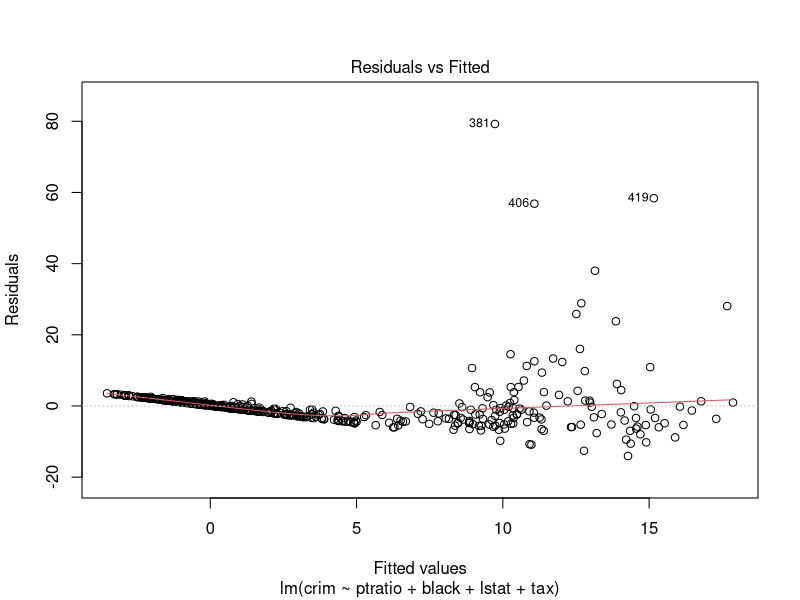
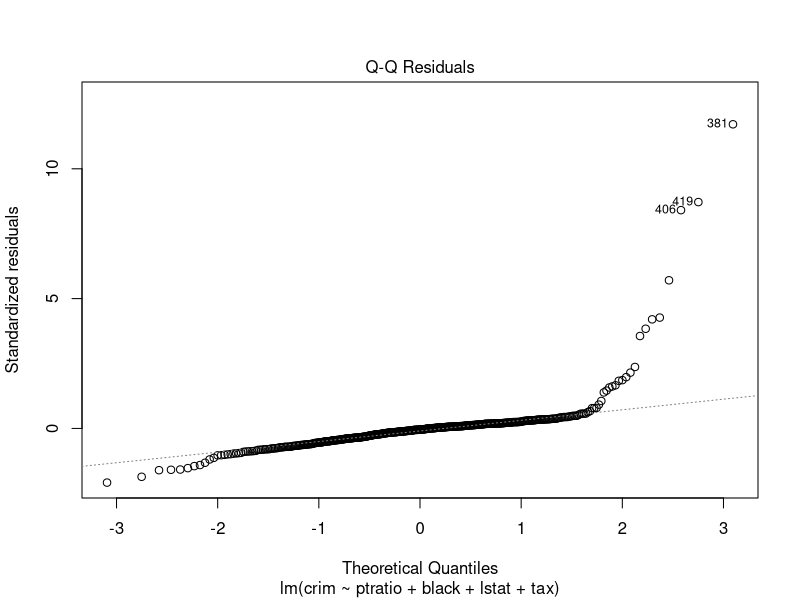
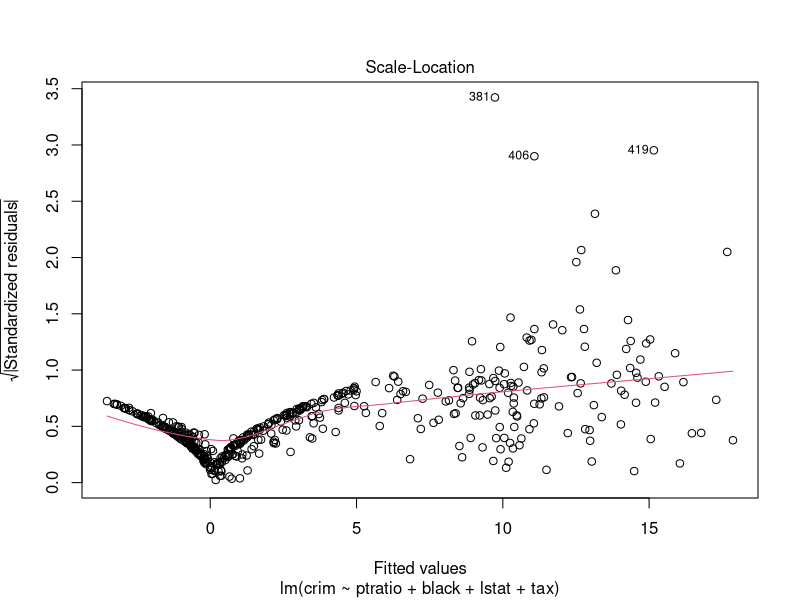
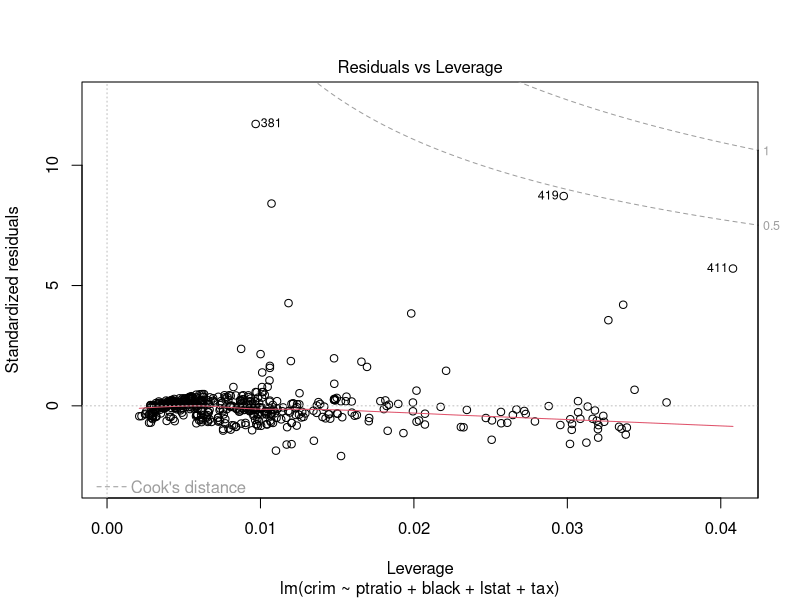

R code for these plots, in order: (Note: this script raises an error after producing the figures.)
library(MASS)
data <- Boston
View(data)
tmp = is.na(data)  #find the NA in the data
ruleout = apply(tmp, 1, any)  # create the function of the col to rule out the NA
data = data[!ruleout, ]  # save the data wothout NA (col)

View(data)
# medv:自有住宅比, crim:犯罪率, zn:住宅區比, indus:工業區比, chas:是否靠河
# NOX:氮氧化物濃度, rm:住宅平均客房数, age:住戶自用比, tax:稅金
# partio: 師生比, lstat: 低收入戶, black:黑人比例 

fit <- lm(crim ~ ptratio+black+lstat+tax, data=data)
fit
summary(fit)
plot(fit)

# 製作特定表格
lstattocrim = cbind.data.frame(data$lstat,data$crim)
ggplot(crimtoblack, aes(x =data$lstat, y=data$crim)) + geom_point() + geom_smooth(method = "lm")
blacktocrim = cbind.data.frame(data$black,data$crim)
ggplot(blacktocrim,aes(x =data$black, y=data$crim)) + geom_point() + geom_smooth(method = "lm")
